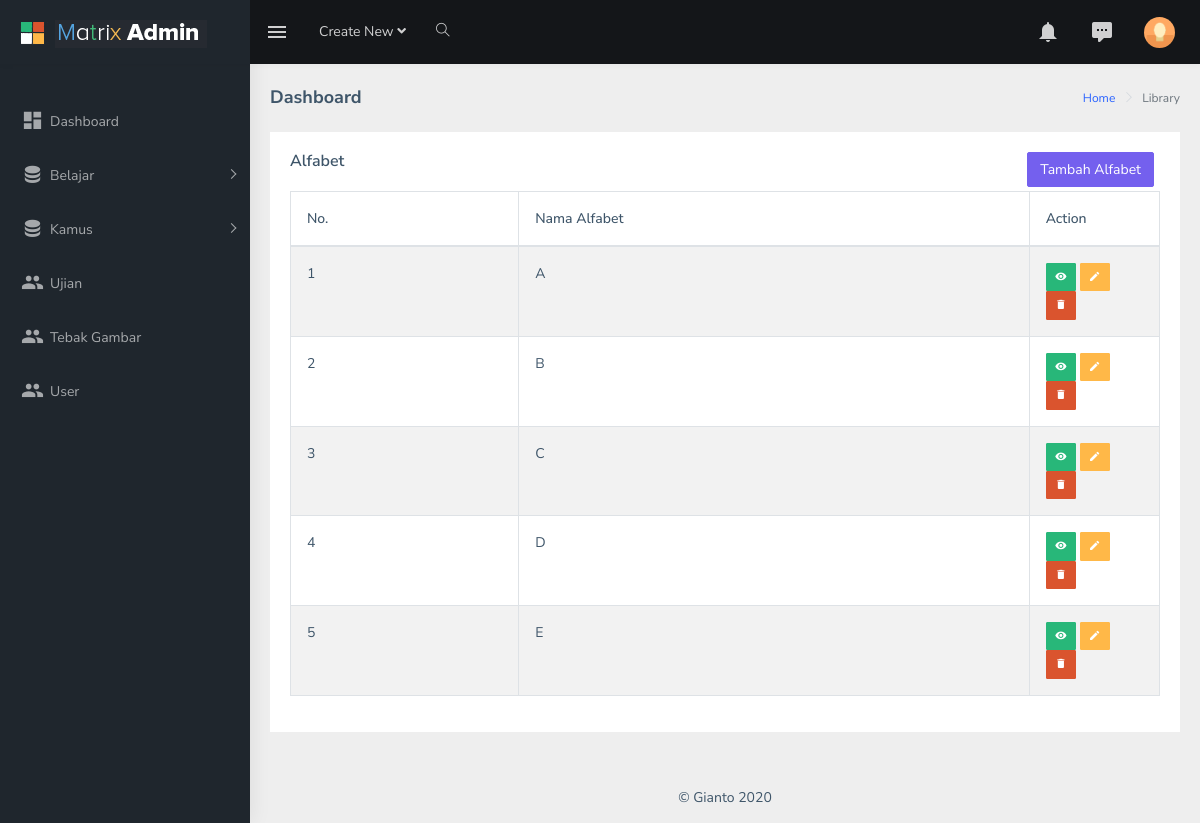
Page /index.php/data-belajar/alfabet on the committed database.
### tables this page shows
CREATE TABLE `alfabet` (
  `id_alfabet` int(11) NOT NULL,
  `nama_alfabet` varchar(5) DEFAULT NULL,
  `suara_alfabet` longblob DEFAULT NULL
);

### application/libraries/Template.php (called while the page is built)
<?php
class Template
{
    protected $_ci;
    function __construct()
    {
        $this->_ci = &get_instance();
    }
    function layout($content, $data = NULL)
    {
        $data['header'] = $this->_ci->load->view('template/header', $data, TRUE);
        $data['content'] = $this->_ci->load->view($content, $data, TRUE);
        $data['footer'] = $this->_ci->load->view('template/footer', $data, TRUE);
        $this->_ci->load->view('template/index', $data);
    }
}

### application/controllers/data-belajar/Alfabet.php (called while the page is built, shortened)
<?php
class Alfabet extends CI_Controller
{
    public function index()
    {
        $data['objects'] = $this->m_alfabet->show();
        $this->template->layout('data-belajar/alfabet/data', $data);
    }
}

### index.php (called while the page is built, shortened)
<?php
require_once BASEPATH.'core/CodeIgniter.php';

### application/models/data-belajar/M_alfabet.php (called while the page is built, shortened)
<?php
class M_alfabet extends CI_Model
{
    public function show()
    {
        $kueri = $this->db->get('alfabet');
        $hasil = $kueri->result();
        return $hasil;
    }
}

### application/views/data-belajar/alfabet/data.php (the view, shortened to what this page needs)
<div class="card">
    <div class="card-body">
        <div class="row">
            <h5 class="card-title col-6">Alfabet</h5>
            <div class="col-6 pr-3">
                <a href="<?= base_url('data-belajar/alfabet/tambah') ?>" type="button" class="btn btn-primary mb-1 float-right">Tambah Alfabet</a>
            </div>
        </div>
        <div class="table-responsive">
            <table id="zero_config" class="table table-striped table-bordered">
                <thead>
                    <tr>
                        <th>No.</th>
                        <th>Nama Alfabet</th>
                        <th>Action</th>
                    </tr>
                </thead>
                <tbody>
                    <?php $no = 1;
                    foreach ($objects as $obj) { ?>
                        <tr>
                            <td><?= $no++ ?></td>
                            <td><?= $obj->nama_alfabet ?></td>
                            <td width=15%>
                                <a href="<?= base_url('data-belajar/alfabet/detail/' . $obj->id_alfabet) ?>" type="button" class="btn btn-success btn-sm" data-toggle="tooltip" data-placement="top" title="Detail"><i class="mdi mdi-eye"></i></a>
                                <a href="<?= base_url('data-belajar/alfabet/edit/' . $obj->id_alfabet) ?>" type="button" class="btn btn-warning btn-sm" data-toggle="tooltip" data-placement="top" title="Edit"><i class="mdi mdi-pencil"></i></a>
                                <span data-toggle="modal" data-target="#modalHapus">
                                    <button type="button" class="btn btn-danger btn-sm bthapus" data-id="<?= $obj->id_alfabet ?>" data-aud="<?= $obj->suara_alfabet ?>" data-toggle="tooltip" data-placement="top" title="Hapus"><i class="mdi mdi-delete"></i></button>
                                </span>
                            </td>
                        </tr>
                    <?php } ?>
                </tbody>
            </table>
        </div>
    </div>
</div>

### rows in the picture
alfabet: nama_alfabet "A"
alfabet: nama_alfabet "B"
alfabet: nama_alfabet "C"
alfabet: nama_alfabet "D"
alfabet: nama_alfabet "E"
